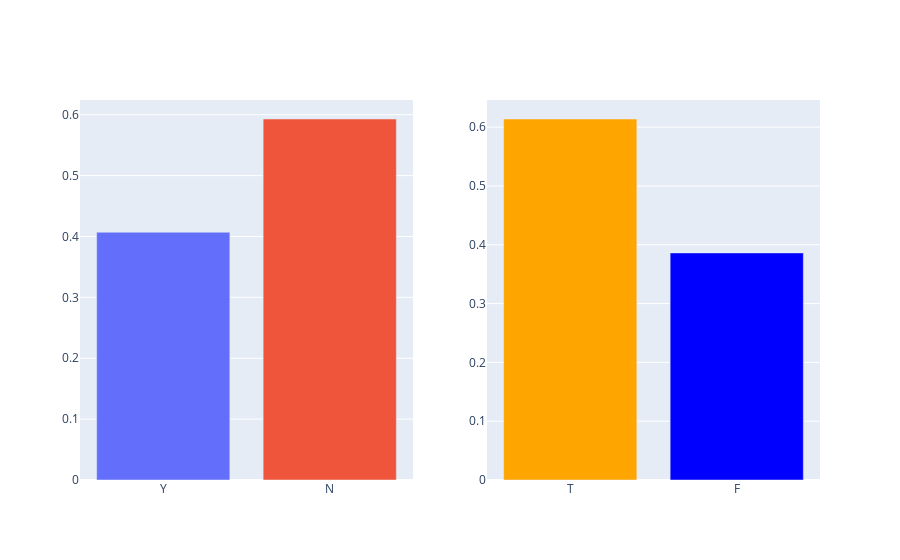
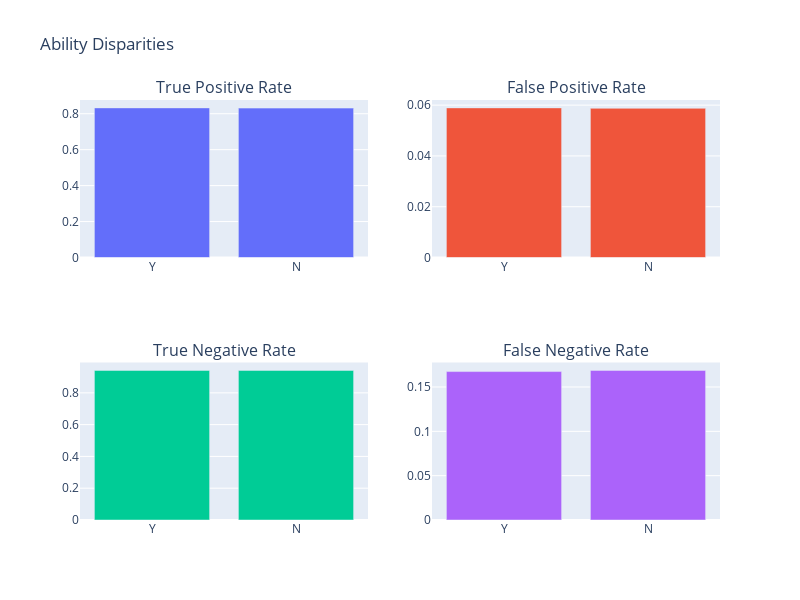
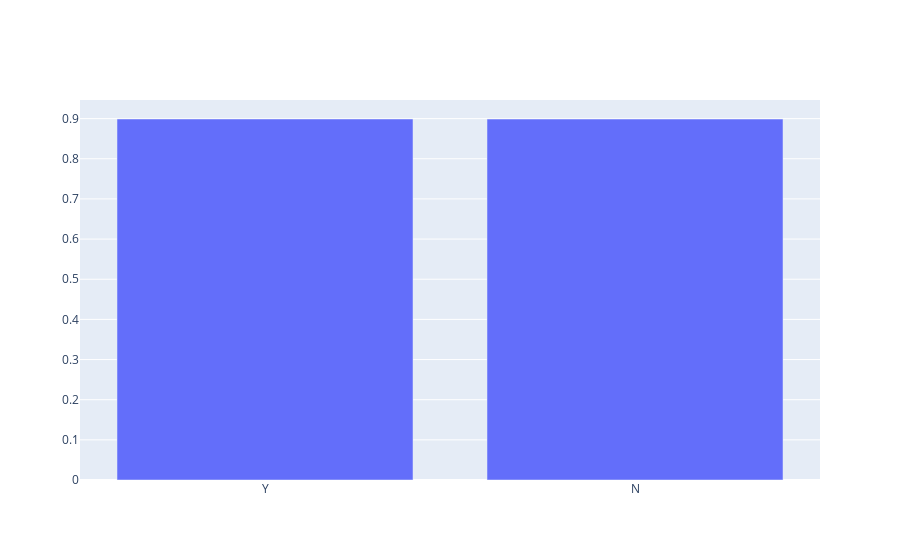

These figures' notebook cell, in order:
### Code cell
#fd function to find bias

sensitive = 'Num_Children_cat' # sensible variable one wants to test for biases
#labels = {0:'Below 2',1:'2 or More'} # 0 - Less than 2 kids and 1 - 2 or more kids

#target_name={0: 'target 0', 1: 'target 1'}


#change 4  below and commented above lines

#fd.identify_bias(sensitive,labels,target_name)
labels=fd.create_labels(sensitive)
fd.identify_bias(sensitive,labels)

### Figure 1 — Plotly figure (JSON) as saved in the notebook; plotly's stock layout.template omitted (floating-point values rounded to 4 significant figures)
{"data": [{"showlegend": false, "type": "bar", "x": ["Y"], "xaxis": "x", "y": [0.407], "yaxis": "y"}, {"showlegend": false, "type": "bar", "x": ["N"], "xaxis": "x", "y": [0.593], "yaxis": "y"}, {"marker": {"color": "orange"}, "showlegend": false, "type": "bar", "x": ["T"], "xaxis": "x2", "y": [0.6139], "yaxis": "y2"}, {"marker": {"color": "blue"}, "showlegend": false, "type": "bar", "x": ["F"], "xaxis": "x2", "y": [0.3861], "yaxis": "y2"}], "layout": {"xaxis": {"anchor": "y", "domain": [0, 0.45]}, "xaxis2": {"anchor": "y2", "domain": [0.55, 1]}, "yaxis": {"anchor": "x", "domain": [0, 1]}, "yaxis2": {"anchor": "x2", "domain": [0, 1]}}}

### Figure 2 — Plotly figure (JSON) as saved in the notebook; plotly's stock layout.template omitted (floating-point values rounded to 4 significant figures)
{"data": [{"type": "bar", "x": ["Y", "N"], "xaxis": "x", "y": [0.8326, 0.8312], "yaxis": "y"}, {"type": "bar", "x": ["Y", "N"], "xaxis": "x2", "y": [0.05893, 0.05875], "yaxis": "y2"}, {"type": "bar", "x": ["Y", "N"], "xaxis": "x3", "y": [0.9411, 0.9412], "yaxis": "y3"}, {"type": "bar", "x": ["Y", "N"], "xaxis": "x4", "y": [0.1674, 0.1688], "yaxis": "y4"}], "layout": {"annotations": [{"font": {"size": 16}, "showarrow": false, "text": "True Positive Rate", "x": 0.225, "xanchor": "center", "xref": "paper", "y": 1, "yanchor": "bottom", "yref": "paper"}, {"font": {"size": 16}, "showarrow": false, "text": "False Positive Rate", "x": 0.775, "xanchor": "center", "xref": "paper", "y": 1, "yanchor": "bottom", "yref": "paper"}, {"font": {"size": 16}, "showarrow": false, "text": "True Negative Rate", "x": 0.225, "xanchor": "center", "xref": "paper", "y": 0.375, "yanchor": "bottom", "yref": "paper"}, {"font": {"size": 16}, "showarrow": false, "text": "False Negative Rate", "x": 0.775, "xanchor": "center", "xref": "paper", "y": 0.375, "yanchor": "bottom", "yref": "paper"}], "height": 600, "showlegend": false, "title": {"text": "Ability Disparities"}, "width": 800, "xaxis": {"anchor": "y", "domain": [0, 0.45]}, "xaxis2": {"anchor": "y2", "domain": [0.55, 1]}, "xaxis3": {"anchor": "y3", "domain": [0, 0.45]}, "xaxis4": {"anchor": "y4", "domain": [0.55, 1]}, "yaxis": {"anchor": "x", "domain": [0.625, 1]}, "yaxis2": {"anchor": "x2", "domain": [0.625, 1]}, "yaxis3": {"anchor": "x3", "domain": [0, 0.375]}, "yaxis4": {"anchor": "x4", "domain": [0, 0.375]}}}

### Figure 3 — Plotly figure (JSON) as saved in the notebook; plotly's stock layout.template omitted (floating-point values rounded to 4 significant figures)
{"data": [{"type": "bar", "x": ["Y", "N"], "y": [0.8991, 0.8988]}], "layout": {}}
